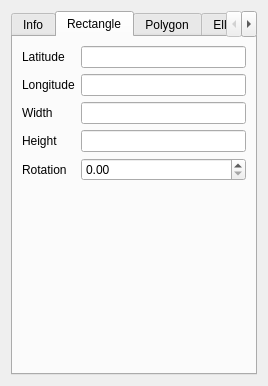
<?xml version="1.0" encoding="UTF-8"?>
<ui version="4.0">
 <class>PolygonShapePropertiesForm</class>
 <widget class="QWidget" name="PolygonShapePropertiesForm">
  <property name="geometry">
   <rect>
    <x>0</x>
    <y>0</y>
    <width>268</width>
    <height>386</height>
   </rect>
  </property>
  <property name="windowTitle">
   <string>Form</string>
  </property>
  <layout class="QVBoxLayout" name="verticalLayout">
   <item>
    <widget class="QTabWidget" name="tabWidget">
     <property name="currentIndex">
      <number>1</number>
     </property>
     <widget class="QWidget" name="tab">
      <attribute name="title">
       <string>Info</string>
      </attribute>
      <layout class="QVBoxLayout" name="verticalLayout_2">
       <item>
        <widget class="QLabel" name="label">
         <property name="text">
          <string>Name</string>
         </property>
        </widget>
       </item>
       <item>
        <widget class="QLineEdit" name="lineEdit"/>
       </item>
       <item>
        <widget class="QLabel" name="label_2">
         <property name="text">
          <string>Description</string>
         </property>
        </widget>
       </item>
       <item>
        <widget class="QPlainTextEdit" name="plainTextEdit"/>
       </item>
       <item>
        <widget class="QLabel" name="label_3">
         <property name="text">
          <string>Attributes</string>
         </property>
        </widget>
       </item>
       <item>
        <widget class="QTreeView" name="treeView"/>
       </item>
      </layout>
     </widget>
     <widget class="QWidget" name="tab_3">
      <attribute name="title">
       <string>Rectangle</string>
      </attribute>
      <layout class="QVBoxLayout" name="verticalLayout_3">
       <item>
        <layout class="QFormLayout" name="formLayout_2">
         <item row="2" column="0">
          <widget class="QLabel" name="label_8">
           <property name="text">
            <string>Width</string>
           </property>
          </widget>
         </item>
         <item row="2" column="1">
          <widget class="QLineEdit" name="lineEdit_4"/>
         </item>
         <item row="3" column="0">
          <widget class="QLabel" name="label_9">
           <property name="text">
            <string>Height</string>
           </property>
          </widget>
         </item>
         <item row="3" column="1">
          <widget class="QLineEdit" name="lineEdit_5"/>
         </item>
         <item row="4" column="0">
          <widget class="QLabel" name="label_10">
           <property name="text">
            <string>Rotation</string>
           </property>
          </widget>
         </item>
         <item row="4" column="1">
          <widget class="QDoubleSpinBox" name="doubleSpinBox"/>
         </item>
         <item row="1" column="0">
          <widget class="QLabel" name="label_7">
           <property name="text">
            <string>Longitude</string>
           </property>
          </widget>
         </item>
         <item row="1" column="1">
          <widget class="QLineEdit" name="lineEdit_3"/>
         </item>
         <item row="0" column="0">
          <widget class="QLabel" name="label_6">
           <property name="text">
            <string>Latitude</string>
           </property>
          </widget>
         </item>
         <item row="0" column="1">
          <widget class="QLineEdit" name="lineEdit_2"/>
         </item>
        </layout>
       </item>
       <item>
        <spacer name="verticalSpacer">
         <property name="orientation">
          <enum>Qt::Vertical</enum>
         </property>
         <property name="sizeHint" stdset="0">
          <size>
           <width>20</width>
           <height>40</height>
          </size>
         </property>
        </spacer>
       </item>
      </layout>
     </widget>
     <widget class="QWidget" name="tab_4">
      <attribute name="title">
       <string>Polygon</string>
      </attribute>
     </widget>
     <widget class="QWidget" name="tab_5">
      <attribute name="title">
       <string>Ellipse</string>
      </attribute>
     </widget>
     <widget class="QWidget" name="tab_2">
      <attribute name="title">
       <string>Appearance</string>
      </attribute>
      <widget class="QLabel" name="label_4">
       <property name="geometry">
        <rect>
         <x>10</x>
         <y>10</y>
         <width>101</width>
         <height>16</height>
        </rect>
       </property>
       <property name="text">
        <string>Border Color</string>
       </property>
      </widget>
      <widget class="QLabel" name="label_5">
       <property name="geometry">
        <rect>
         <x>10</x>
         <y>30</y>
         <width>91</width>
         <height>16</height>
        </rect>
       </property>
       <property name="text">
        <string>Border Size</string>
       </property>
      </widget>
     </widget>
    </widget>
   </item>
  </layout>
 </widget>
 <resources/>
 <connections/>
</ui>
